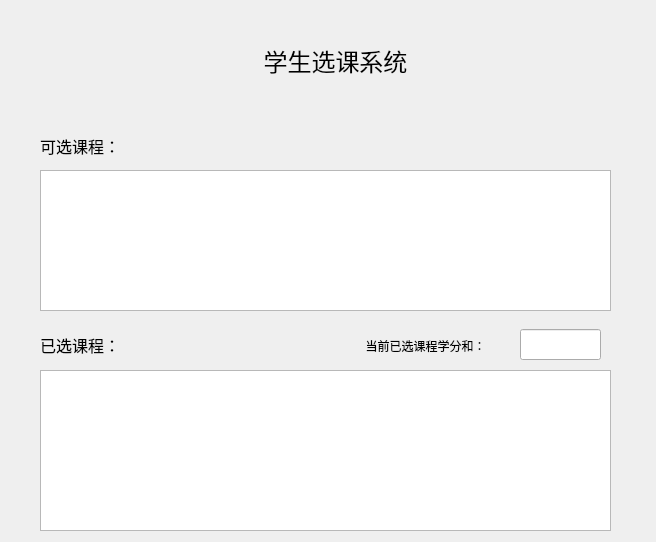
<?xml version="1.0" encoding="UTF-8"?>
<ui version="4.0">
 <class>stu_course</class>
 <widget class="QDialog" name="stu_course">
  <property name="geometry">
   <rect>
    <x>0</x>
    <y>0</y>
    <width>656</width>
    <height>542</height>
   </rect>
  </property>
  <property name="windowTitle">
   <string>学生选课和课程管理系统</string>
  </property>
  <widget class="QLabel" name="label">
   <property name="geometry">
    <rect>
     <x>190</x>
     <y>30</y>
     <width>291</width>
     <height>61</height>
    </rect>
   </property>
   <property name="font">
    <font>
     <pointsize>18</pointsize>
    </font>
   </property>
   <property name="text">
    <string>学生选课系统</string>
   </property>
   <property name="alignment">
    <set>Qt::AlignCenter</set>
   </property>
  </widget>
  <widget class="QTableView" name="tb_course">
   <property name="geometry">
    <rect>
     <x>40</x>
     <y>170</y>
     <width>571</width>
     <height>141</height>
    </rect>
   </property>
  </widget>
  <widget class="QTableView" name="tb_select">
   <property name="geometry">
    <rect>
     <x>40</x>
     <y>370</y>
     <width>571</width>
     <height>161</height>
    </rect>
   </property>
  </widget>
  <widget class="QLabel" name="label_2">
   <property name="geometry">
    <rect>
     <x>40</x>
     <y>329</y>
     <width>161</width>
     <height>31</height>
    </rect>
   </property>
   <property name="font">
    <font>
     <pointsize>12</pointsize>
    </font>
   </property>
   <property name="text">
    <string>已选课程：</string>
   </property>
  </widget>
  <widget class="QLabel" name="label_3">
   <property name="geometry">
    <rect>
     <x>340</x>
     <y>330</y>
     <width>171</width>
     <height>31</height>
    </rect>
   </property>
   <property name="text">
    <string>当前已选课程学分和：</string>
   </property>
   <property name="alignment">
    <set>Qt::AlignCenter</set>
   </property>
  </widget>
  <widget class="QLineEdit" name="le_sum">
   <property name="geometry">
    <rect>
     <x>520</x>
     <y>329</y>
     <width>81</width>
     <height>31</height>
    </rect>
   </property>
  </widget>
  <widget class="QLabel" name="label_4">
   <property name="geometry">
    <rect>
     <x>40</x>
     <y>130</y>
     <width>161</width>
     <height>31</height>
    </rect>
   </property>
   <property name="font">
    <font>
     <pointsize>12</pointsize>
    </font>
   </property>
   <property name="text">
    <string>可选课程：</string>
   </property>
  </widget>
 </widget>
 <resources/>
 <connections/>
</ui>
